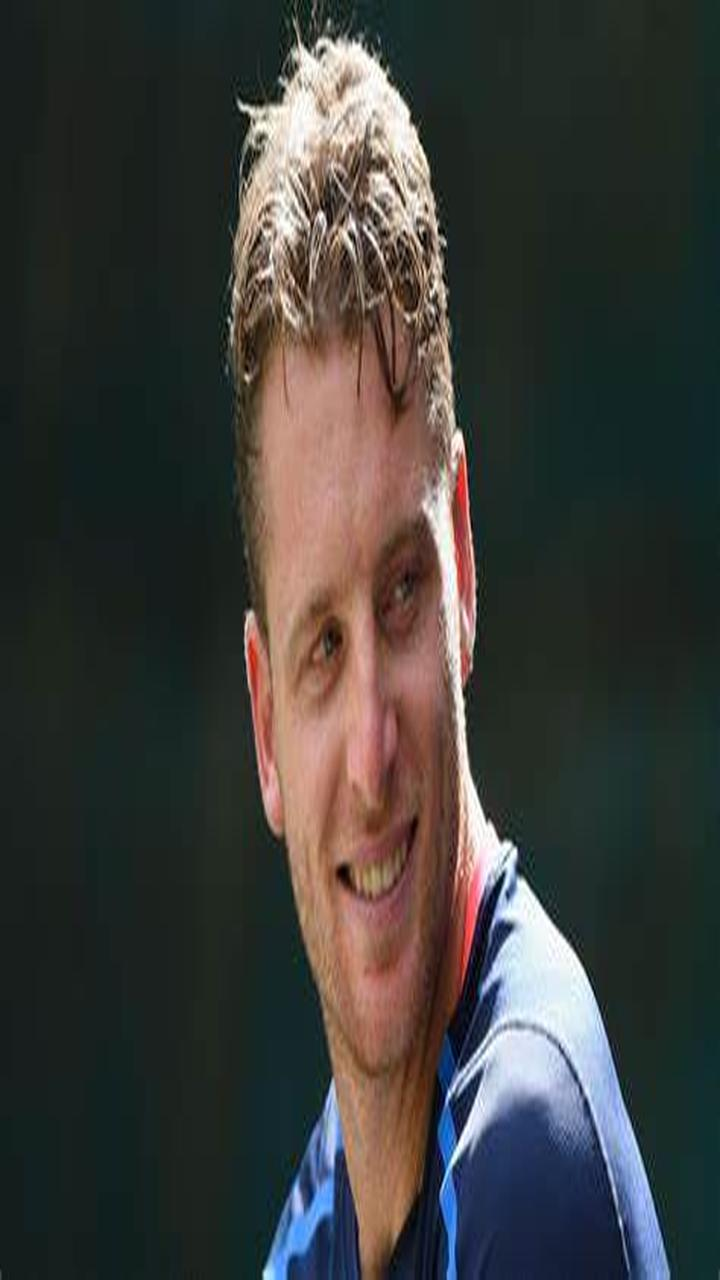
//> input picture images/Buttler/Buttler_1.jpg, 720 x 1280 px
$ ./train_faces   (built with g++ and OpenCV 4)
//> lines starting //> are read from the running program, lines starting //| are printed output that depends on the picture
// ===== train_faces.cpp =====
#include <opencv2/opencv.hpp>
#include <opencv2/face.hpp>
#include <filesystem>
#include <fstream>
#include <iostream>
#include <map>

namespace fs = std::filesystem;
using namespace cv;
using namespace cv::face;
using std::string; using std::vector; using std::map;

static const string MODEL_DIR = "E:/SmartAttendance/SmartAttendance/models/";
static const string IMAGE_DIR = "E:/SmartAttendance/SmartAttendance/images/";

int main() {
    vector<Mat> images;
    vector<int> labels;
    map<int, string> labelToName;

    int label = 1;  // ✅ Start from 1, not 0
    for (const auto& person : fs::directory_iterator(IMAGE_DIR)) {
        if (!person.is_directory()) continue;
        string name = person.path().filename().string();
        labelToName[label] = name;

        for (const auto& img : fs::directory_iterator(person.path())) {
            Mat m = imread(img.path().string(), IMREAD_GRAYSCALE);
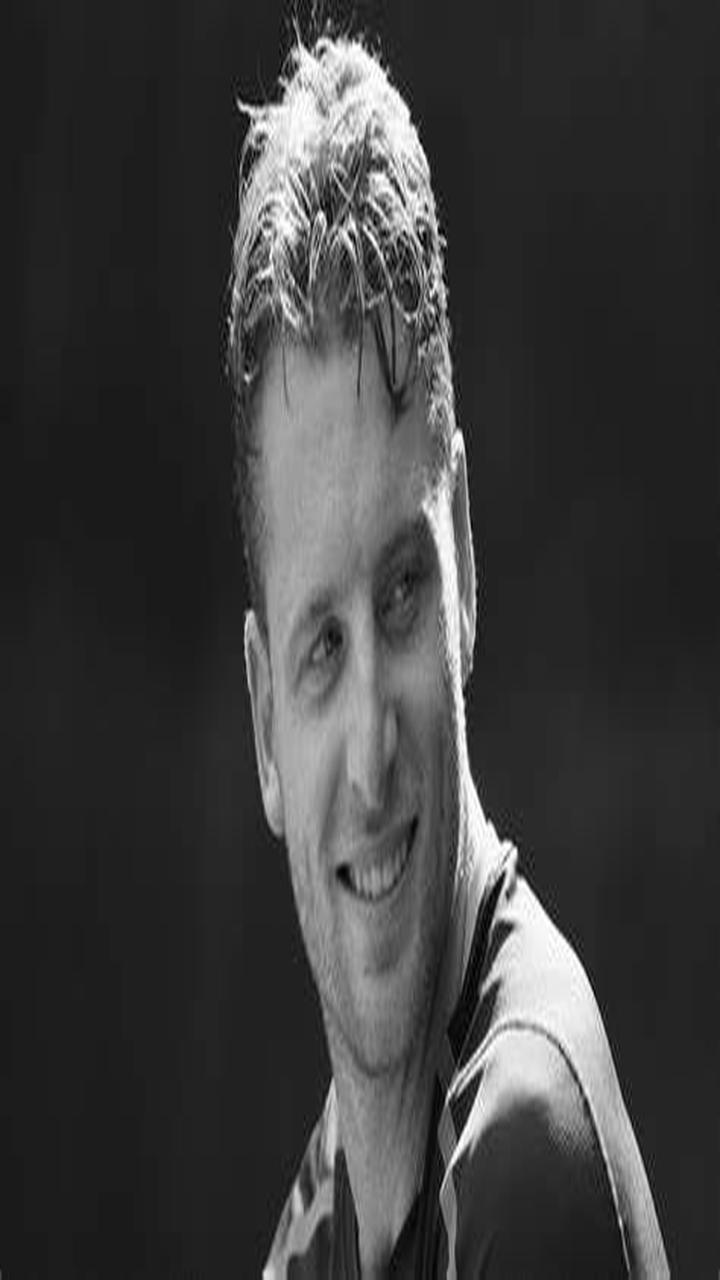
//> m: 1280 rows x 720 cols, CV_8UC1; min 0, max 255, mean 61.2
            if (!m.empty()) {
                resize(m, m, Size(200, 200));
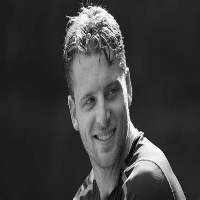
//> m: 200 rows x 200 cols, CV_8UC1; min 2, max 255, mean 61.2
                images.push_back(m);
                labels.push_back(label);
            }
        }
        ++label;
    }
//> pass 2 of the loop `for (const auto& person : fs::directory_iterator(IMAGE_DIR))`:
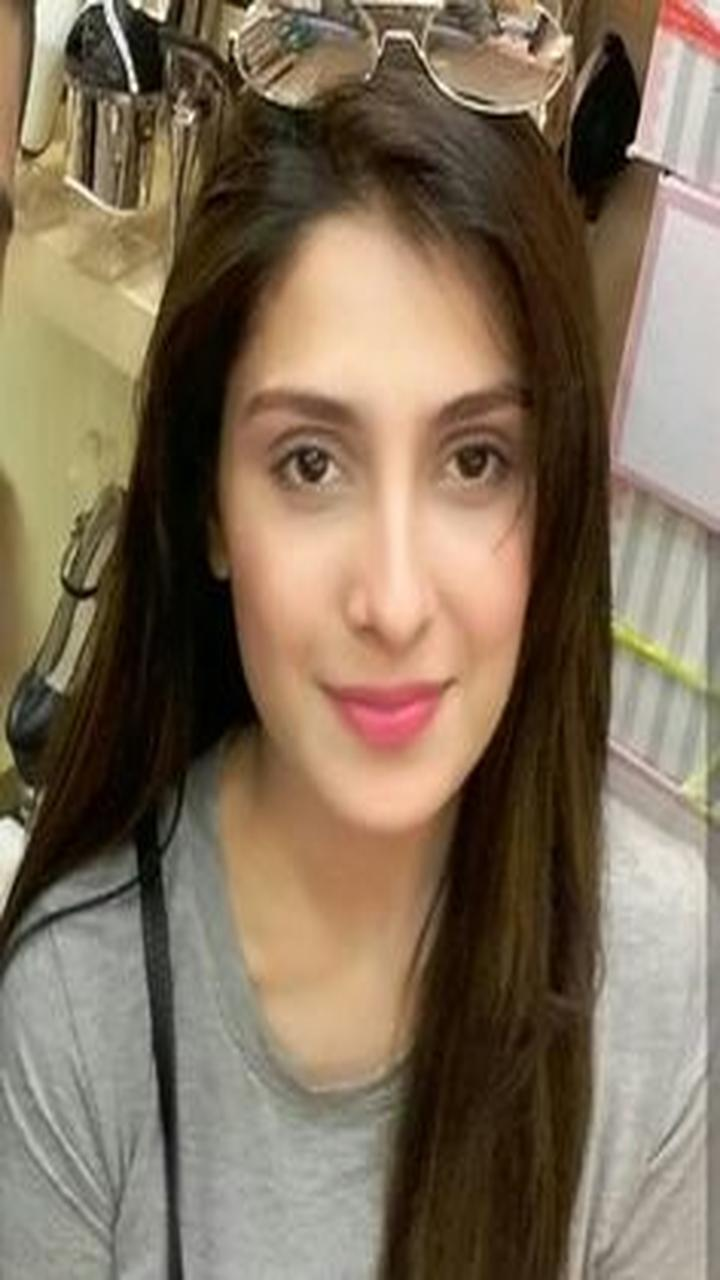
//> input picture images/Ayeza/Ayeza_1.jpg, 720 x 1280 px
//> `Mat m = imread(img.path().string(), IMREAD_GRAYSCALE);`:
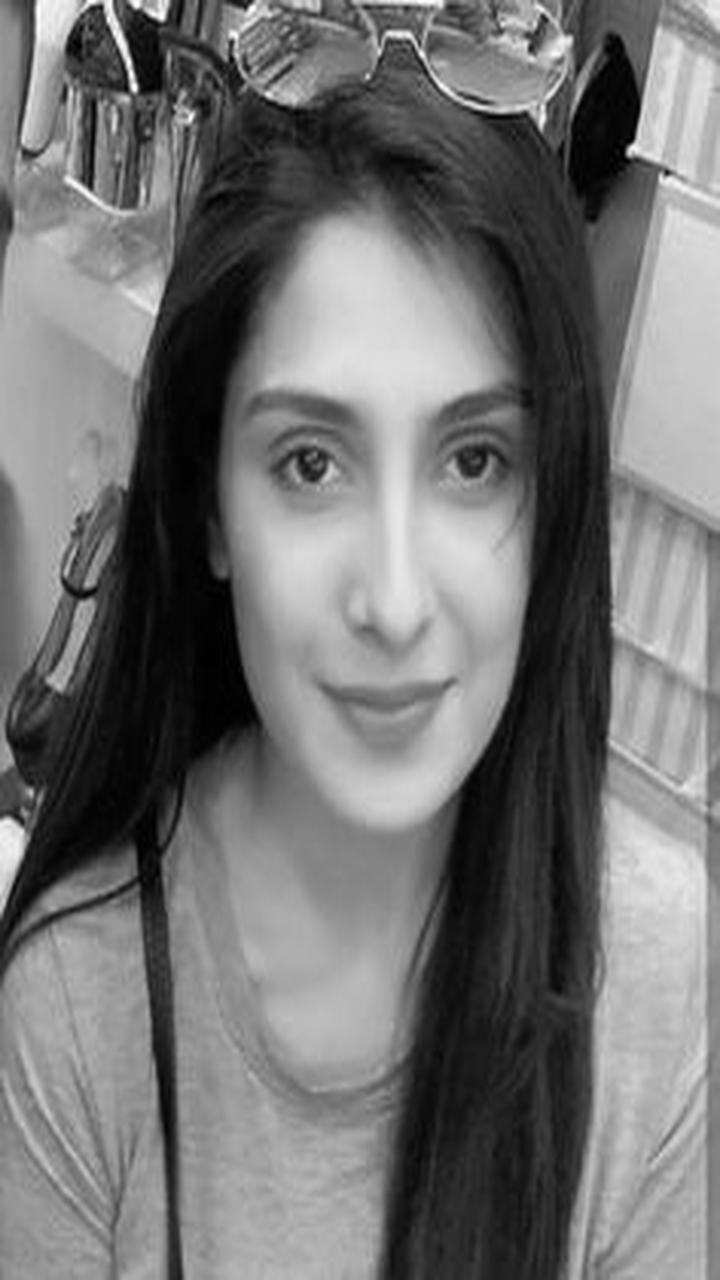
//> m: 1280 rows x 720 cols, CV_8UC1; min 0, max 255, mean 114.3
//> `resize(m, m, Size(200, 200));`:
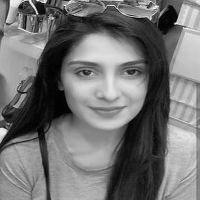
//> m: 200 rows x 200 cols, CV_8UC1; min 0, max 252, mean 114.2

    if (images.empty()) {
        std::cerr << "❌ No images found for training.\n";
        return -1;
    }

    auto model = LBPHFaceRecognizer::create();
    model->train(images, labels);
    model->save(MODEL_DIR + "face_model.yml");
    std::cout << "✅ Model trained and saved.\n";

    std::ofstream mapFile(MODEL_DIR + "label_map.txt");
    for (auto& [id, name] : labelToName)
        mapFile << id << ' ' << name << '\n';
    std::cout << "✅ Label map saved.\n";

    return 0;
}
